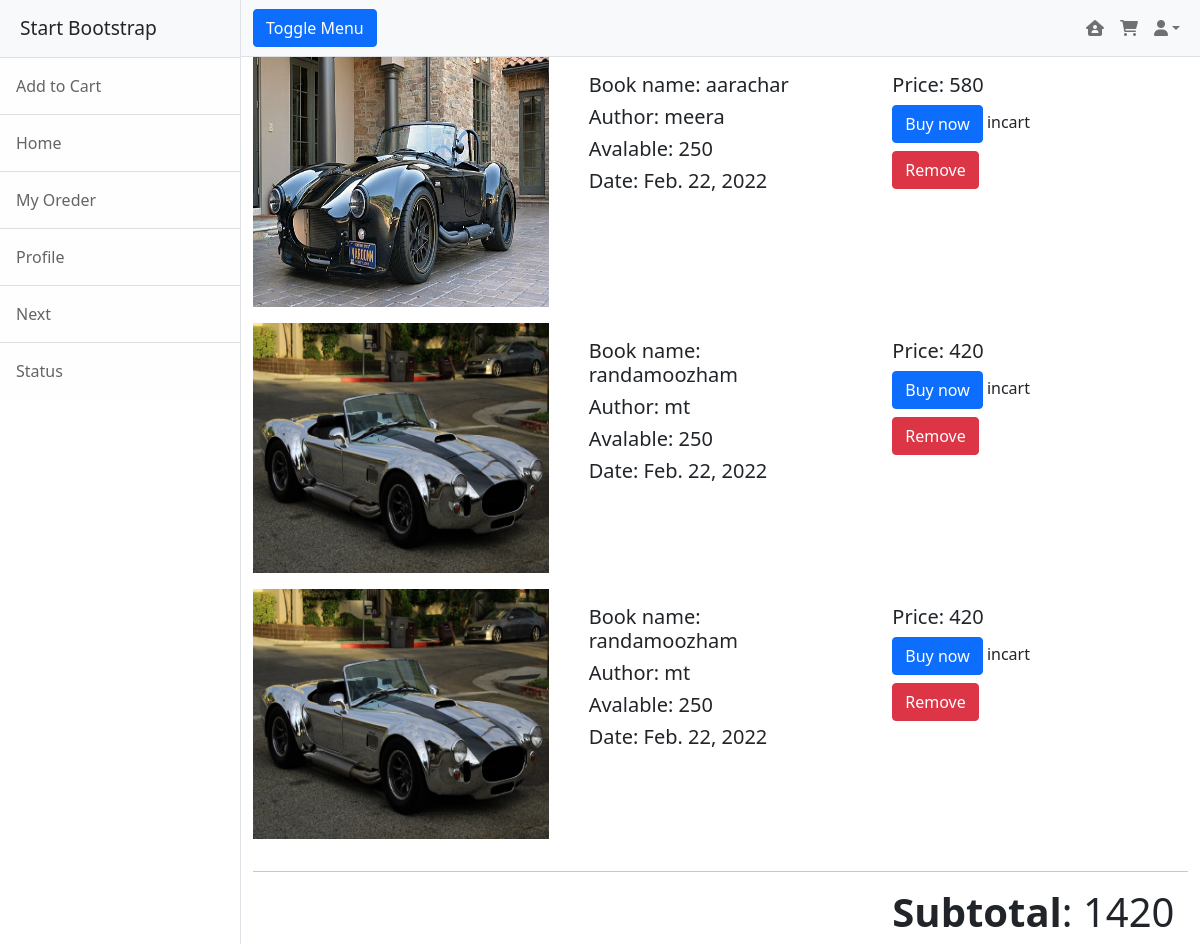
Screenshot of /customer/customer/cartitems (signed in) with the database file from the repository.
### customer/models.py (models this page shows)
class Carts(models.Model):
    user=models.ForeignKey(User,on_delete=models.CASCADE)
    item=models.ForeignKey(Books,on_delete=models.CASCADE)
    date=models.DateField(auto_now_add=True)
    options=(
        ('incart','incart'),
        ('cancelled','cancelled'),
        ('order_placed','order_placed'),
    )
    status=models.CharField(max_length=150,choices=options,default='incart')

### owner/models.py (models this page shows, shortened)
class Books(models.Model):
    book_name=models.CharField(max_length=120)
    author=models.CharField(max_length=120)
    price=models.PositiveIntegerField()
    copies=models.PositiveIntegerField()
    active_status = models.BooleanField(default=True)
    images=models.ImageField(upload_to="image",null=True,blank=True)

### customer/views.py (the view)
# urls.py: path('customer/cartitems',views.CartItems.as_view(),name="cartitem"),
class CartItems(ListView):
    model = Carts
    template_name = "cartitem.html"
    context_object_name = "items"
    def get(self, request, **kwargs):
        logeduser = self.model.objects.filter(user=self.request.user, status="incart")
        total_sum = logeduser.aggregate(Sum("item__price"))
        total = total_sum["item__price__sum"]
        context = {"items": logeduser, "total": total}
        return render(request, self.template_name, context)

### customer/templates/cartitem.html
{%extends 'index.html'%}
{%block body_block%}
{%for cart in items%}
<div class="row">
    <div class="col-4 mb-3">
        <img src="{{cart.item.images.url}}" alt="" height="250" width="100%">
    </div>
    <div class="col-4">
        <div class="card-body">
            <h5 class="card-title">Book name: {{cart.item.book_name}}</h5>
            <h5 class="card-title">Author: {{cart.item.author}}</h5>
            <h5 class="card-title">Avalable: {{cart.item.copies}}</h5>
            <h5 class="card-title">Date: {{cart.date}}</h5>
        </div>
    </div>
    <div class="col-4 mt-3">
        <h5 class="card-title">Price: {{cart.item.price}}</h5>
        <a href="{%url 'order' cart.id cart.item.id%}" class="btn btn-primary">Buy now</a>
        <span>{{cart.status}}</span>
        <div class="col-4 mt-2">
            <a href="{% url 'removecart' cart.id %}" class="btn btn-danger">Remove</a>
        </div>
    </div>
</div>
{%endfor%}
<hr>
<div class="row">
    <div class="col-4"></div>
    <div class="col-4"></div>
    <div class="col-4">
        <h1>
            <strong>Subtotal</strong><span>: {{total}}</span>
        </h1>
    </div>
</div>
{%endblock%}

### rows the page displays
Carts: item.images (picture), item.book_name "aarachar", item.author "meera", item.copies "250", date "Feb. 22, 2022", item.price "580", status "incart"
Carts: item.images (picture), item.book_name "randamoozham", item.author "mt", item.copies "250", date "Feb. 22, 2022", item.price "420", status "incart"
Carts: item.images (picture), item.book_name "randamoozham", item.author "mt", item.copies "250", date "Feb. 22, 2022", item.price "420", status "incart"

### other values shown
{{ total }} "1420"
